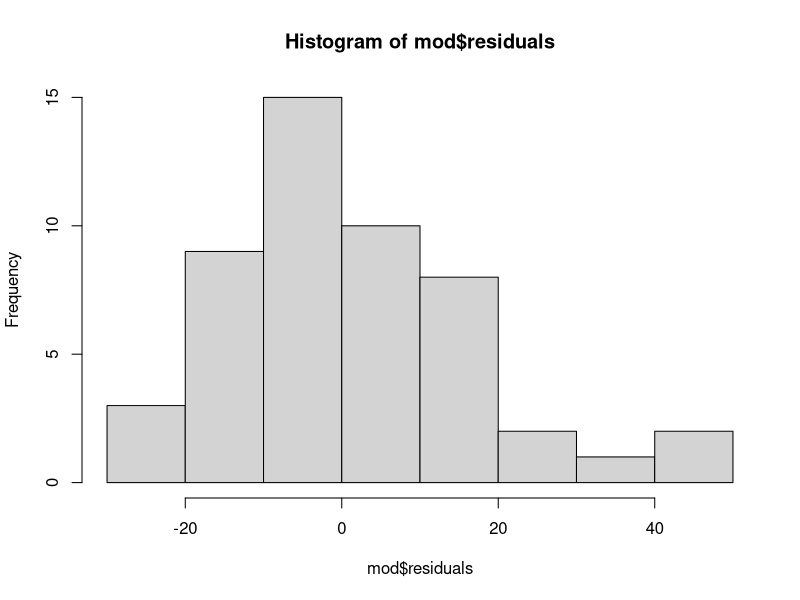

Recreate this plot in R.
library(tidyverse)
data()
head(cars,10)

cars %>%
  lm(dist ~ speed , data = .) %>%
  summary()

mod <- lm(dist ~ speed , data = cars)
mod
summary(mod)

attributes(mod)
mod$residuals
hist(mod$residuals)

new_speeds <- data.frame(speed = c(10,15,20))
predict(mod , new_speeds) %>% round(1)

